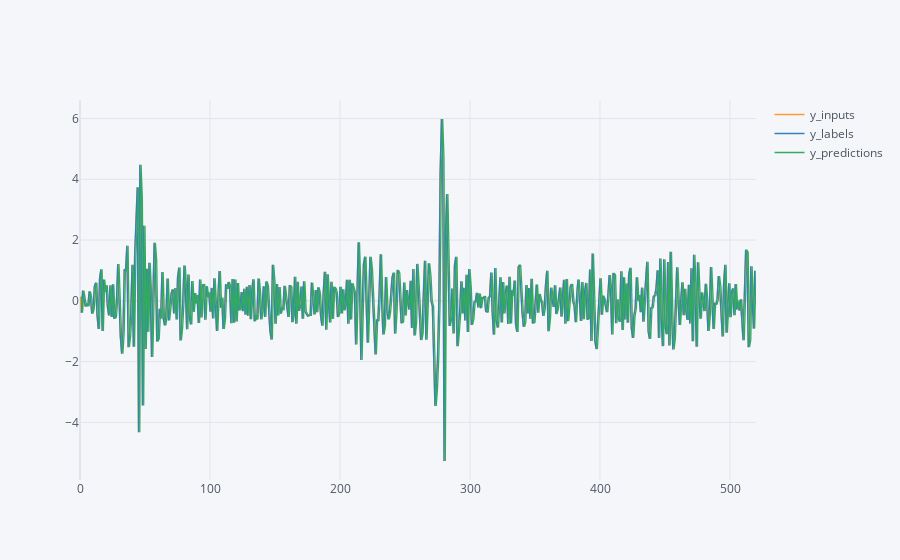

The code cell stored with this chart in its notebook:
### Code cell
inputs, labels = full_window.example
full_window.iplot(baseline, plot_col=target_series_name)

### Figure 1 — Plotly figure (JSON) as saved in the notebook; plotly's stock layout.template omitted (floating-point values rounded to 4 significant figures; data arrays with more than 128 entries replaced by an {"elided": "..."} marker saying what was removed)
{"data": [{"line": {"color": "rgba(255, 153, 51, 1.0)", "dash": "solid", "shape": "linear", "width": 1.3}, "mode": "lines", "name": "y_inputs", "text": "", "type": "scatter", "x": {"elided": "521 int values"}, "y": {"elided": "521 mixed values"}}, {"line": {"color": "rgba(55, 128, 191, 1.0)", "dash": "solid", "shape": "linear", "width": 1.3}, "mode": "lines", "name": "y_labels", "text": "", "type": "scatter", "x": {"elided": "521 int values"}, "y": {"elided": "521 mixed values"}}, {"line": {"color": "rgba(50, 171, 96, 1.0)", "dash": "solid", "shape": "linear", "width": 1.3}, "mode": "lines", "name": "y_predictions", "text": "", "type": "scatter", "x": {"elided": "521 int values"}, "y": {"elided": "521 mixed values"}}], "layout": {"legend": {"bgcolor": "#F5F6F9", "font": {"color": "#4D5663"}}, "paper_bgcolor": "#F5F6F9", "plot_bgcolor": "#F5F6F9", "title": {"font": {"color": "#4D5663"}}, "xaxis": {"gridcolor": "#E1E5ED", "showgrid": true, "tickfont": {"color": "#4D5663"}, "title": {"font": {"color": "#4D5663"}, "text": ""}, "zerolinecolor": "#E1E5ED"}, "yaxis": {"gridcolor": "#E1E5ED", "showgrid": true, "tickfont": {"color": "#4D5663"}, "title": {"font": {"color": "#4D5663"}, "text": ""}, "zerolinecolor": "#E1E5ED"}}}
